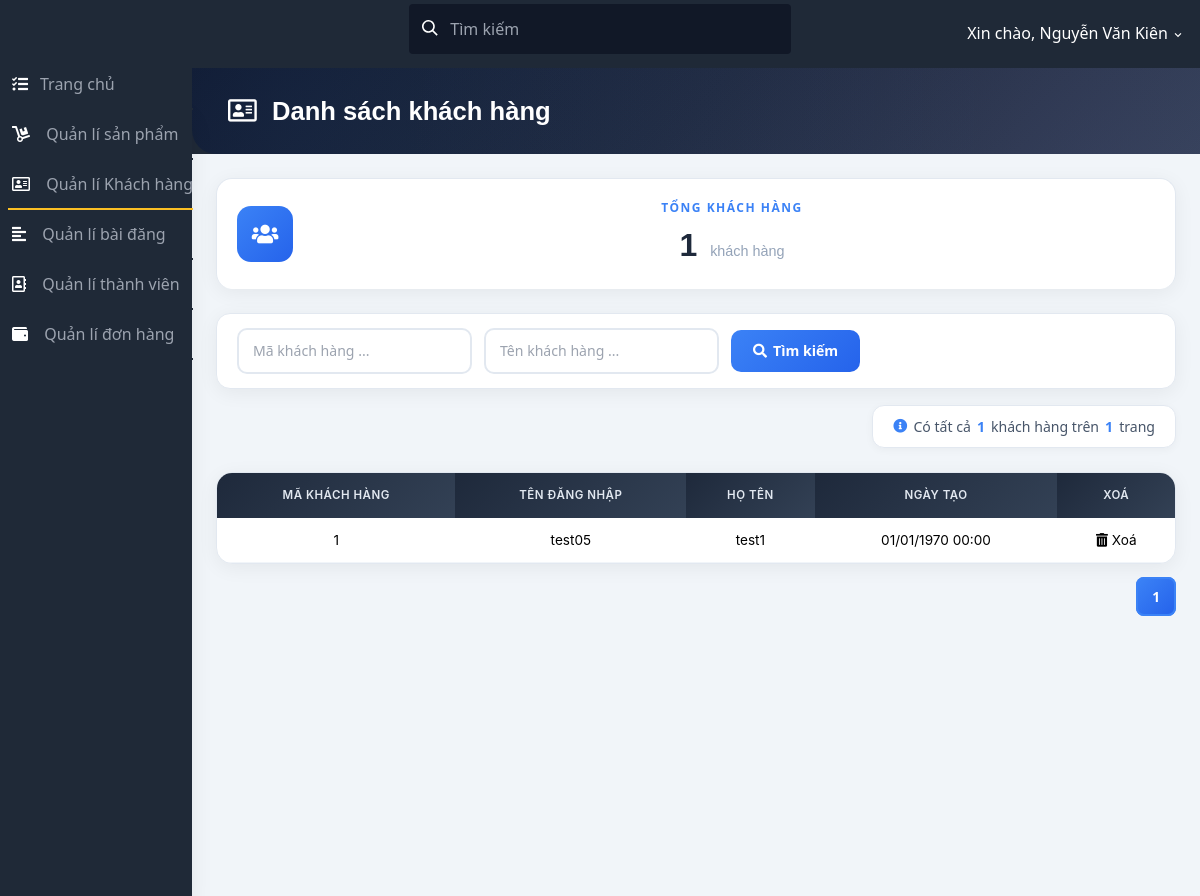
The page /admin/quanlikhachhang.php (signed in) on the database its author committed.
### tables this page shows
CREATE TABLE IF NOT EXISTS `tbl_tkkhachhang` (
  `makh` int(11) NOT NULL AUTO_INCREMENT,
  `username` varchar(255) DEFAULT NULL,
  `password` varchar(255) DEFAULT NULL,
  `hoten` varchar(255) DEFAULT NULL,
  `ngaytao` int(11) DEFAULT NULL,
  PRIMARY KEY (`makh`),
  UNIQUE KEY `username` (`username`)
);

### includes/xss.php (called while the page is built, shortened)
<?php
function e($value): string
{
    return htmlspecialchars((string)$value, ENT_QUOTES | ENT_SUBSTITUTE | ENT_HTML5, 'UTF-8');
}

### admin/quanlikhachhang.php (the view, shortened to what this page needs)
<?php
    include './connect_db.php';
    $item_per_page = max(1, min(100, (int)($_GET['per_page'] ?? 6)));
    $current_page = max(1, (int)($_GET['page'] ?? 1));
    $offset        = ($current_page - 1) * $item_per_page;
    $totalRecords  = mysqli_query($con, "SELECT * FROM `tbl_tkkhachhang`");
    $totalRecords  = $totalRecords->num_rows;
    $totalPages = ceil($totalRecords / $item_per_page);
    if ( ! empty($where)) {
        $result = mysqli_query($con,
            "SELECT * FROM `tbl_tkkhachhang` where (".$where.") ORDER BY `makh` ASC  LIMIT "
            .$item_per_page." OFFSET ".$offset);
    } else {
        $result = mysqli_query($con,
            "SELECT * FROM `tbl_tkkhachhang` ORDER BY `makh` ASC  LIMIT "
            .$item_per_page." OFFSET ".$offset);
    }
?>
<!DOCTYPE html>
<html lang="en">
<head>
    <link href="https://use.fontawesome.com/releases/v5.3.1/css/all.css"
          rel="stylesheet">
    <link href="https://unpkg.com/tailwindcss@^2/dist/tailwind.min.css"
          rel="stylesheet">
    <link href="https://afeld.github.io/emoji-css/emoji.css" rel="stylesheet">
    <link href="css/test.css" rel="stylesheet">
</head>
<body class="bg-gray-800 font-sans leading-normal tracking-normal mt-12">
<nav class="fixed top-0 z-20 px-1 pt-2 pb-1 mt-0 w-full h-auto bg-gray-800 md:pt-1">
    <div class="flex flex-wrap items-center">
        <div class="flex flex-shrink justify-center text-white md:w-1/3 md:justify-start">
            <a href="#">
                <span class="pl-2 text-xl"><i class="em em-grinning"></i></span>
            </a>
        </div>
        <div class="flex flex-1 justify-center px-2 text-white md:w-1/3 md:justify-start">
                <span class="relative w-full">
                    <input class="px-2 py-3 pl-10 w-full leading-normal text-white bg-gray-900 rounded border border-transparent transition appearance-none focus:outline-none focus:border-gray-400"
                           placeholder="Tìm kiếm"
                           type="search">
                    <div class="absolute search-icon"
                         style="top: 1rem; left: .8rem;">
                        <svg class="w-4 h-4 text-white pointer-events-none fill-current"
                             viewBox="0 0 20 20"
                             xmlns="http://www.w3.org/2000/svg">
                            <path d="M12.9 14.32a8 8 0 1 1 1.41-1.41l5.35 5.33-1.42 1.42-5.33-5.34zM8 14A6 6 0 1 0 8 2a6 6 0 0 0 0 12z"></path>
                        </svg>
                    </div>
                </span>
        </div>
        <div class="flex justify-between content-center pt-2 w-full md:w-1/3 md:justify-end">
            <ul class="flex flex-1 justify-between items-center list-reset md:flex-none">
                <li class="flex-1 md:flex-none md:mr-3">
                    <div class="inline-block relative">
                        <button class="text-white drop-button focus:outline-none"
                                data-dropdown-toggle="myDropdown"><span
                                    class="pr-2"></span>
                            Xin chào, <?php
                                echo e($_SESSION['dangnhap1']) ?>
                            <svg class="inline h-3 fill-current"
                                 viewBox="0 0 20 20"
                                 xmlns="http://www.w3.org/2000/svg">
                                <path d="M9.293 12.95l.707.707L15.657 8l-1.414-1.414L10 10.828 5.757 6.586 4.343 8z"/>
                            </svg>
                        </button>
                    </div>
                </li>
            </ul>
        </div>
    </div>
</nav>
<div class="flex flex-col md:flex-row">
    <div class="bg-gray-800 shadow-xl h-16 fixed bottom-0 mt-12 md:relative md:h-screen z-10 w-full md:w-48">
        <div class="md:mt-12 md:w-50 md:fixed md:left-0 md:top-0 content-center md:content-start text-left justify-between">
            <ul class="list-reset flex flex-row md:flex-col py-0 md:py-3 px-1 md:px-2 text-center md:text-left">
                <li class="mr-3 flex-1">
                    <a class="block py-1 md:py-3 pl-1 align-middle text-white no-underline hover:text-white border-b-2 border-gray-800 hover:border-pink-500"
                       href="./trangchu.php">
                        <i class="fas fa-tasks pr-0 md:pr-3"></i><span
                                class="pb-1 md:pb-0 text-xs md:text-base text-gray-600 md:text-gray-400 block md:inline-block">Trang chủ</span>
                    </a>
                </li>
                <li class="mr-3 flex-1">
                    <a class="block py-1 md:py-3 pl-1 align-middle text-white no-underline hover:text-white border-b-2 border-gray-800 hover:border-blue-700"
                       href="./quanlisanpham.php">
                        <i class="fas fa-dolly md:pr-3"></i>
                        <span
                                class="pb-1 md:pb-0 text-xs md:text-base text-gray-600 md:text-gray-400 block md:inline-block">Quản lí sản phẩm</span>
                    </a>
                </li>
                <li class="mr-3 flex-1">
                    <a class="block py-1 md:py-3 pl-1 align-middle text-white no-underline hover:text-white border-b-2 border-gray-800 border-yellow-400"
                       href="./quanlikhachhang.php">
                        <i class="far fa-address-card md:pr-3"></i>
                        <span
                                class="pb-1 md:pb-0 text-xs md:text-base text-gray-600 md:text-gray-400 block md:inline-block">Quản lí Khách hàng</span>
                    </a>
                </li>
                <li class="mr-3 flex-1">
                    <a class="block py-1 md:py-3 pl-1 align-middle text-white no-underline hover:text-white border-b-2 border-gray-800 hover:border-blue-500"
                       href="./quanlibaidang.php">
                        <i class="fas fa-align-left md:pr-3"></i>
                        <span
                                class="pb-1 md:pb-0 text-xs md:text-base text-gray-600 md:text-gray-400 block md:inline-block">Quản lí bài đăng</span>
                    </a>
                </li>
                <li class="mr-3 flex-1">
                    <a class="block py-1 md:py-3 pl-0 md:pl-1 align-middle text-white no-underline hover:text-white border-b-2 border-gray-800 hover:border-pink-400"
                       href="./quanlithanhvien.php">
                        <i class="far fa-address-book md:pr-3"></i>
                        <span
                                class="pb-1 md:pb-0 text-xs md:text-base text-gray-600 md:text-gray-400 block md:inline-block">Quản lí thành viên</span>
                    </a>
                </li>
                <li class="mr-3 flex-1">
                    <a class="block py-1 md:py-3 pl-0 md:pl-1 align-middle text-white no-underline hover:text-white border-b-2 border-gray-800 hover:border-green-400"
                       href="./quanlidonhang.php">
                        <i class="fas fa-wallet md:pr-3"></i>
                        <span
                                class="pb-1 md:pb-0 text-xs md:text-base text-gray-600 md:text-gray-400 block md:inline-block">Quản lí đơn hàng</span>
                    </a>
                </li>
            </ul>
        </div>
    </div>
    <div class="main-content flex-1 bg-gray-100 mt-12 md:mt-2 pb-24 md:pb-5">
        <div class="bg-gray-800 pt-3">
            <div class="page-hero">
                <h3 class="font-bold pl-2 text-white"><i class="far fa-address-card mr-2"></i> Danh sách khách hàng</h3>
            </div>
        </div>
        <div class="flex flex-wrap">
            <div class="w-full p-6 animate-in">
                <div class="metric-card p-5">
                    <div class="flex flex-row items-center">
                        <div class="flex-shrink pr-4">
                            <div class="metric-icon"><i class="fas fa-users fa-lg text-white"></i></div>
                        </div>
                        <div class="flex-1 text-right md:text-center">
                            <div class="metric-label">Tổng khách hàng</div>
                            <div class="metric-value"><?= e($totalRecords) ?> <span class="metric-unit">khách hàng</span></div>
                        </div>
                    </div>
                </div>
            </div>
            <div class="w-full px-6 pb-4 animate-in" style="animation-delay: 0.1s;">
                <div class="search-bar">
                    <form action="quanlikhachhang.php?action=search" method="POST" class="flex items-center gap-3 flex-1">
                        <input type="text"
                               placeholder="Mã khách hàng ..." name="makh"
                               value="<?= e(!empty($makh)?$makh:"") ?>"/>
                        <input type="text"
                               placeholder="Tên khách hàng ..." name="hoten"
                               value="<?= e(!empty($hoten)? $hoten : "") ?>"/>
                        <button type="submit" class="btn-search">
                            <i class="fas fa-search"></i> Tìm kiếm
                        </button>
                    </form>
                </div>
            </div>
            <div class="flex w-full px-6 justify-end animate-in" style="animation-delay: 0.15s;">
                <div class="records-info"><i class="fas fa-info-circle" style="color: #3b82f6;"></i> Có tất cả <strong><?= e($totalRecords) ?></strong> khách hàng trên <strong><?= e($totalPages) ?></strong> trang</div>
            </div>
            <div class="w-full p-6 animate-in" style="animation-delay: 0.2s;">
                <div class="table-wrapper">
                <table id="table_customers">
                    <thead>
                    <tr>
                        <th>Mã khách hàng</th>
                        <th>Tên đăng nhập</th>
                        <th>Họ tên</th>
                        <th>Ngày tạo</th>
                        <th>Xoá</th>
                    </tr>
                    </thead>
                    <tbody>
                    <?php
                        while ($row = mysqli_fetch_array($result)) {
                            ?>
                            <tr>
                                <td class="text-center"><?= (int)$row['makh'] ?></td>
                                <td class="text-center"><?= e($row['username']) ?></td>
                                <td class="text-center"><?= e($row['hoten']) ?></td>
                                <td class="text-center"><?= e(date('d/m/Y H:i',
                                        $row['ngaytao'])) ?></td>
                                <td class="text-center doimau"><form method="post" action="./delete_qlkhachhang.php" style="display:inline;">
                                        <button type="submit" style="background:none;border:0;color:inherit;font:inherit;cursor:pointer;"><i class="fas fa-trash-alt mr-1"></i>Xoá</button>
                                    </form>
                                </td>
                            </tr>
                            <?php
                        } ?>
                    </tbody>
                </table>
                </div>
                <?php
                    include './pagination.php';
                ?>
            </div>
        </div>
    </div>
</div>
</body>
</html>

### admin/css/test.css (style rules this page uses)
.main-content { background: #f1f5f9 !important; }
.page-hero { background: linear-gradient(135deg, #0f172a 0%, #1e293b 50%, #334155 100%); padding: 24px 28px; border-radius: 0 0 0 24px; position: relative; overflow: hidden; }
.page-hero::before { content: ''; position: absolute; top: -50%; left: -50%; width: 200%; height: 200%; background: radial-gradient(circle at 30% 50%, rgba(59,130,246,0.08) 0%, transparent 50%), radial-gradient(circle at 70% 80%, rgba(139,92,246,0.06) 0%, transparent 50%); animation: heroFloat 20s ease-in-out infinite; }
.page-hero h3 { position: relative; z-index: 1; font-family: 'Montserrat', sans-serif; font-weight: 700; font-size: 1.6rem; }
.metric-card { background: #fff !important; border: 1px solid #e2e8f0 !important; border-radius: 16px !important; box-shadow: 0 4px 20px rgba(0,0,0,0.06) !important; border-bottom: none !important; transition: all 0.3s ease; }
.metric-icon { background: linear-gradient(135deg, #3b82f6, #2563eb) !important; width: 56px; height: 56px; display: flex; align-items: center; justify-content: center; border-radius: 14px !important; }
.metric-label { text-transform: uppercase; font-weight: 700; color: #3b82f6; font-size: 0.75rem; letter-spacing: 1.5px; margin-bottom: 4px; }
.metric-value { font-family: 'Montserrat', sans-serif; font-weight: 800; font-size: 2rem; color: #1e293b; }
.metric-unit { font-size: 0.9rem; color: #94a3b8; font-weight: 500; margin-left: 4px; }
.search-bar { background: #fff; border-radius: 14px; box-shadow: 0 4px 20px rgba(0,0,0,0.06); border: 1px solid #e2e8f0; padding: 14px 20px; display: flex; align-items: center; gap: 10px; flex-wrap: wrap; }
.search-bar input[type="text"] { border: 2px solid #e2e8f0 !important; border-radius: 10px !important; padding: 10px 14px !important; font-size: 0.88rem; transition: all 0.2s; outline: none; }
.btn-search { background: linear-gradient(135deg, #3b82f6, #2563eb) !important; color: #fff !important; border: none !important; border-radius: 10px !important; padding: 10px 22px !important; font-weight: 600; font-size: 0.88rem; cursor: pointer; transition: all 0.3s ease; display: inline-flex; align-items: center; gap: 6px; }
.table-wrapper { background: #fff; border-radius: 16px; box-shadow: 0 4px 20px rgba(0,0,0,0.06); border: 1px solid #e2e8f0; overflow: hidden; }
#table_customers { font-family: 'Inter', Arial, Helvetica, sans-serif; border-collapse: separate !important; border-spacing: 0 !important; width: 100%; }
#table_customers th { background: linear-gradient(135deg, #1e293b, #334155) !important; color: #e2e8f0 !important; text-transform: uppercase; font-size: 0.72rem !important; letter-spacing: 0.5px; padding: 14px 12px !important; border: none !important; font-weight: 600; text-align: center; }
#table_customers td { font-size: 0.85rem; vertical-align: middle; padding: 12px !important; border: none !important; border-bottom: 1px solid #f1f5f9 !important; }
.records-info { background: #fff; border-radius: 12px; padding: 10px 20px; font-size: 0.88rem; color: #475569; font-weight: 500; box-shadow: 0 2px 8px rgba(0,0,0,0.04); border: 1px solid #e2e8f0; display: inline-flex; align-items: center; gap: 6px; }
.records-info strong { color: #3b82f6; }
.animate-in { animation: fadeInUp 0.5s ease forwards; }

### rows shown on the page
tbl_tkkhachhang: makh "1", username "test05", hoten "test1", ngaytao "01/01/1970 00:00"

### other values the page prints
$_SESSION['dangnhap1'] "Nguyễn Văn Kiên"
$totalRecords "1"
$totalPages "1"
